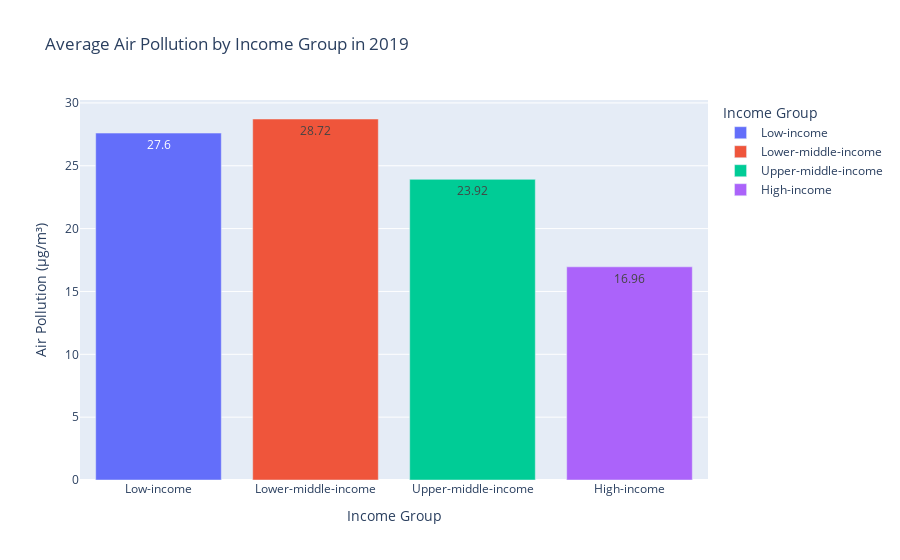

Notebook code for this chart:
### Markdown cell above
Finally, I created a bar chart using Plotly to visualize the results.

### Code cell
fig = px.bar(
    avg_pollution_2019,
    x="Income Group",
    y="Air Pollution",
    title="Average Air Pollution by Income Group in 2019",
    labels={"Air Pollution": "Air Pollution (µg/m³)", "Income Group": "Income Group"},
    color="Income Group",
    text="Air Pollution",
)

fig.show()

### Figure 1 — Plotly figure (JSON) as saved in the notebook; plotly's stock layout.template omitted (floating-point values rounded to 4 significant figures)
{"data": [{"alignmentgroup": "True", "hovertemplate": "Income Group=%{x}<br>Air Pollution (µg/m³)=%{text}<extra></extra>", "legendgroup": "Low-income", "marker": {"color": "#636efa", "pattern": {"shape": ""}}, "name": "Low-income", "offsetgroup": "Low-income", "orientation": "v", "showlegend": true, "text": [27.6], "textposition": "auto", "type": "bar", "x": ["Low-income"], "xaxis": "x", "y": [27.6], "yaxis": "y"}, {"alignmentgroup": "True", "hovertemplate": "Income Group=%{x}<br>Air Pollution (µg/m³)=%{text}<extra></extra>", "legendgroup": "Lower-middle-income", "marker": {"color": "#EF553B", "pattern": {"shape": ""}}, "name": "Lower-middle-income", "offsetgroup": "Lower-middle-income", "orientation": "v", "showlegend": true, "text": [28.72], "textposition": "auto", "type": "bar", "x": ["Lower-middle-income"], "xaxis": "x", "y": [28.72], "yaxis": "y"}, {"alignmentgroup": "True", "hovertemplate": "Income Group=%{x}<br>Air Pollution (µg/m³)=%{text}<extra></extra>", "legendgroup": "Upper-middle-income", "marker": {"color": "#00cc96", "pattern": {"shape": ""}}, "name": "Upper-middle-income", "offsetgroup": "Upper-middle-income", "orientation": "v", "showlegend": true, "text": [23.92], "textposition": "auto", "type": "bar", "x": ["Upper-middle-income"], "xaxis": "x", "y": [23.92], "yaxis": "y"}, {"alignmentgroup": "True", "hovertemplate": "Income Group=%{x}<br>Air Pollution (µg/m³)=%{text}<extra></extra>", "legendgroup": "High-income", "marker": {"color": "#ab63fa", "pattern": {"shape": ""}}, "name": "High-income", "offsetgroup": "High-income", "orientation": "v", "showlegend": true, "text": [16.96], "textposition": "auto", "type": "bar", "x": ["High-income"], "xaxis": "x", "y": [16.96], "yaxis": "y"}], "layout": {"barmode": "relative", "legend": {"title": {"text": "Income Group"}, "tracegroupgap": 0}, "title": {"text": "Average Air Pollution by Income Group in 2019"}, "xaxis": {"anchor": "y", "categoryarray": ["Low-income", "Lower-middle-income", "Upper-middle-income", "High-income"], "categoryorder": "array", "domain": [0, 1], "title": {"text": "Income Group"}}, "yaxis": {"anchor": "x", "domain": [0, 1], "title": {"text": "Air Pollution (µg/m³)"}}}}
